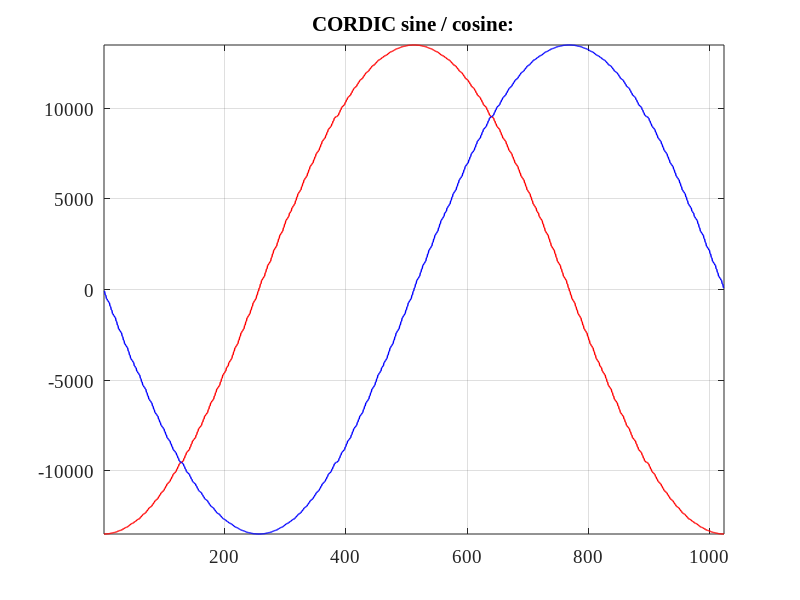

This chart was generated by the following MATLAB code:
%% -------------------------------------------------------------------------- %%
%
% Title       : cordic_main.m
% Author      : Alexander Kapitanov	
% Company     : Insys
% E-mail      : sallador@bk.ru 
% Version     : 1.0	 
%
% ---------------------------------------------------------------------------- %
%
% Description : 
%    Calculate Sin / Cos in DDS mode by using CORDIC algorithm
%
% ---------------------------------------------------------------------------- %
%
% Version     : 1.0 
% Date        : 2018.09.01
%
%% -------------------------------------------------------------------------- %%	   
set(0, 'DefaultAxesFontSize', 14, 'DefaultAxesFontName', 'Times New Roman');
set(0, 'DefaultTextFontSize', 14, 'DefaultTextFontName', 'Times New Roman'); 

clear all;
close all;

% Set: Phase vector size (phase - is a bit-vector)
NPHI = 10;
% Set: Gain of signal (output width in HDL)
NOUT = 14;
GAIN = 2^(NOUT-1);


% ---- Calculate angles and create Look up table for ATAN -------------------- %
Angle = zeros(1, NOUT-1);
for ii = 1:(NOUT-1)
  if (ii < NOUT-1)
    Angle(ii) = round(atan(2^(-(ii-1))) * (2^(NPHI)/(2*pi)));
  else
    Angle(ii) = 0;
  endif  
endfor
%Angle_Int = int32(Angle);
Angle_Hex = dec2hex(Angle, NPHI/4);


% ---- Calculate quadrant from input phase ----------------------------------- %
function quad_out = find_quad(Phase, Gain, PHI)
  x_ret = 0; y_ret = 0; z_ret = 0;
  
  if ((Phase > -1) && (Phase < 2^(PHI-2))) % MSBs: "00" in HDL
    z_ret = Phase;
    x_ret = Gain;
    y_ret = 0;
  elseif ((Phase > 2^(PHI-2)-1) && (Phase < 2^(PHI-1))) % MSBs: "01" in HDL
    z_ret = Phase - 2^(PHI-2);
    x_ret = 0;
    y_ret = Gain;
  elseif ((Phase > -2^(PHI-2)+1) && (Phase < 0)) % MSBs: "11" in HDL 
    z_ret = Phase;
    x_ret = Gain;
    y_ret = 0;
  else % MSBs: "10" in HDL 
    z_ret = Phase + 2^(PHI-2);
    x_ret = 0;
    y_ret = -Gain;    
  endif
  quad_out(1,1) = x_ret;
  quad_out(1,2) = y_ret;
  quad_out(1,3) = z_ret;
end

% ---- Calculate sin / cos values -------------------------------------------- %
function harmonic_out = find_wave(Data, GainX, GainY, LutAtan, Len)
  sig_ret(1) = (Data);
  cos_ret(1) = (GainX);
  sin_ret(1) = (GainY);
  for ii = 1:(Len-1)
    if (sig_ret(ii) < 0)
      sig_ret(ii+1) = sig_ret(ii) + LutAtan(ii);
      cos_ret(ii+1) = cos_ret(ii) + (sin_ret(ii) * 2^(1-ii));
      sin_ret(ii+1) = sin_ret(ii) - (cos_ret(ii) * 2^(1-ii));      
    else
      sig_ret(ii+1) = sig_ret(ii) - LutAtan(ii);
      cos_ret(ii+1) = cos_ret(ii) - (sin_ret(ii) * 2^(1-ii));
      sin_ret(ii+1) = sin_ret(ii) + (cos_ret(ii) * 2^(1-ii));      
    endif
  endfor
  harmonic_out(1,1) = (cos_ret(Len-1));
  harmonic_out(1,2) = (sin_ret(Len-1));
end

% ---- Create phase vector and calculate sin / cos --------------------------- % 
phi_ii = -2^(NPHI-1):1:2^(NPHI-1)-1;

for ii = 1:length(phi_ii)
  phi_out(ii,:) = find_quad(phi_ii(1,ii), GAIN, NPHI);
  sig_out(ii,:) = find_wave(phi_out(ii,3), phi_out(ii,1), phi_out(ii,2), Angle, NOUT);
endfor

PhX = phi_out(:,1);
PhY = phi_out(:,2);
PhZ = phi_out(:,3);
ReSig = sig_out(:,1);
ImSig = sig_out(:,2);

figure(1) % Plot loaded data in Freq Domain
  plot(ReSig, '-', 'LineWidth', 1, 'Color',[1 0 0])
  grid on; hold on; axis tight; 
  plot(ImSig, '-', 'LineWidth', 1, 'Color',[0 0 1])
  grid on; hold on; axis tight; 
  title(['CORDIC sine / cosine:'])  
  
%% -------------------------------- EOF ------------------------------------- %% 